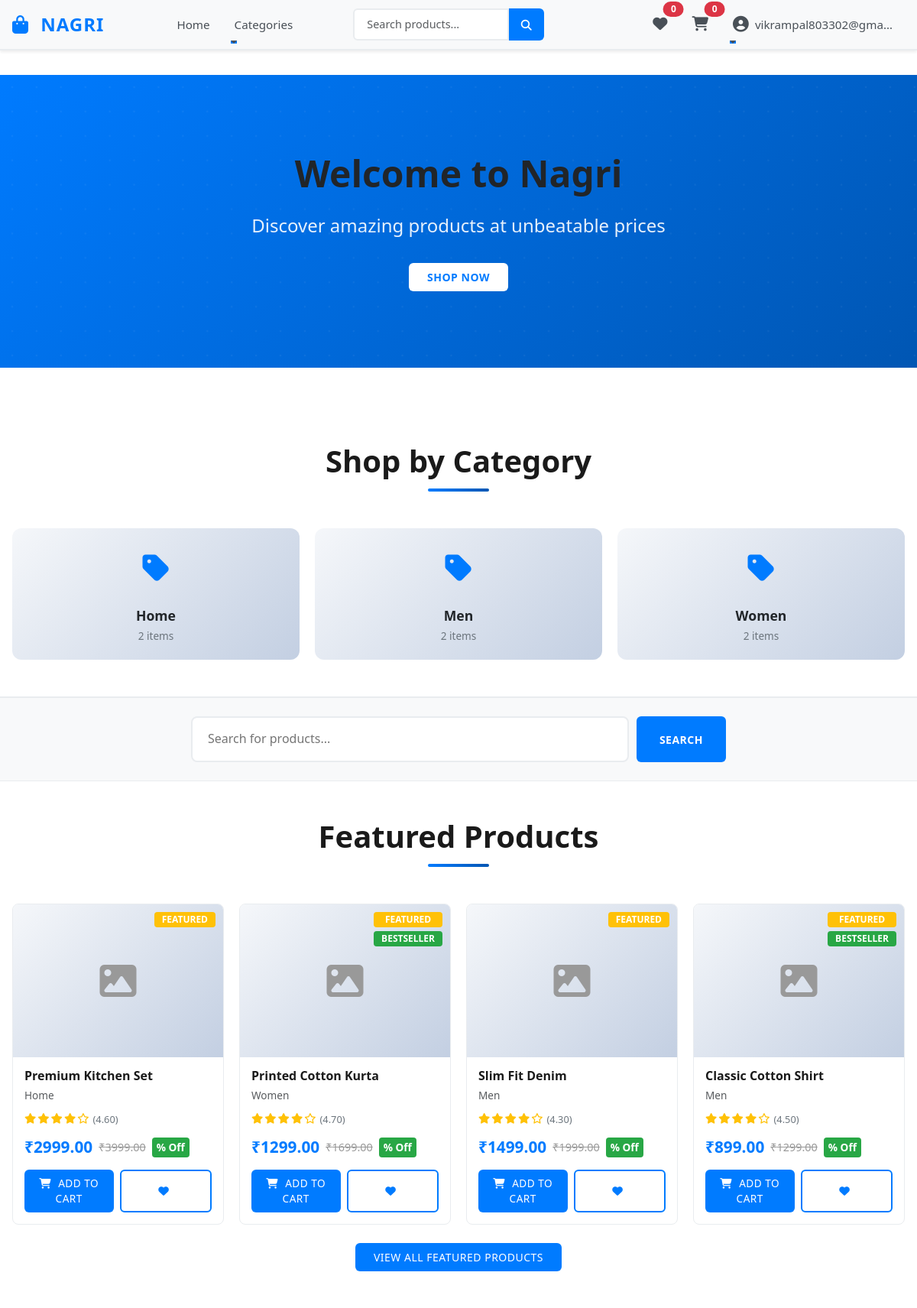
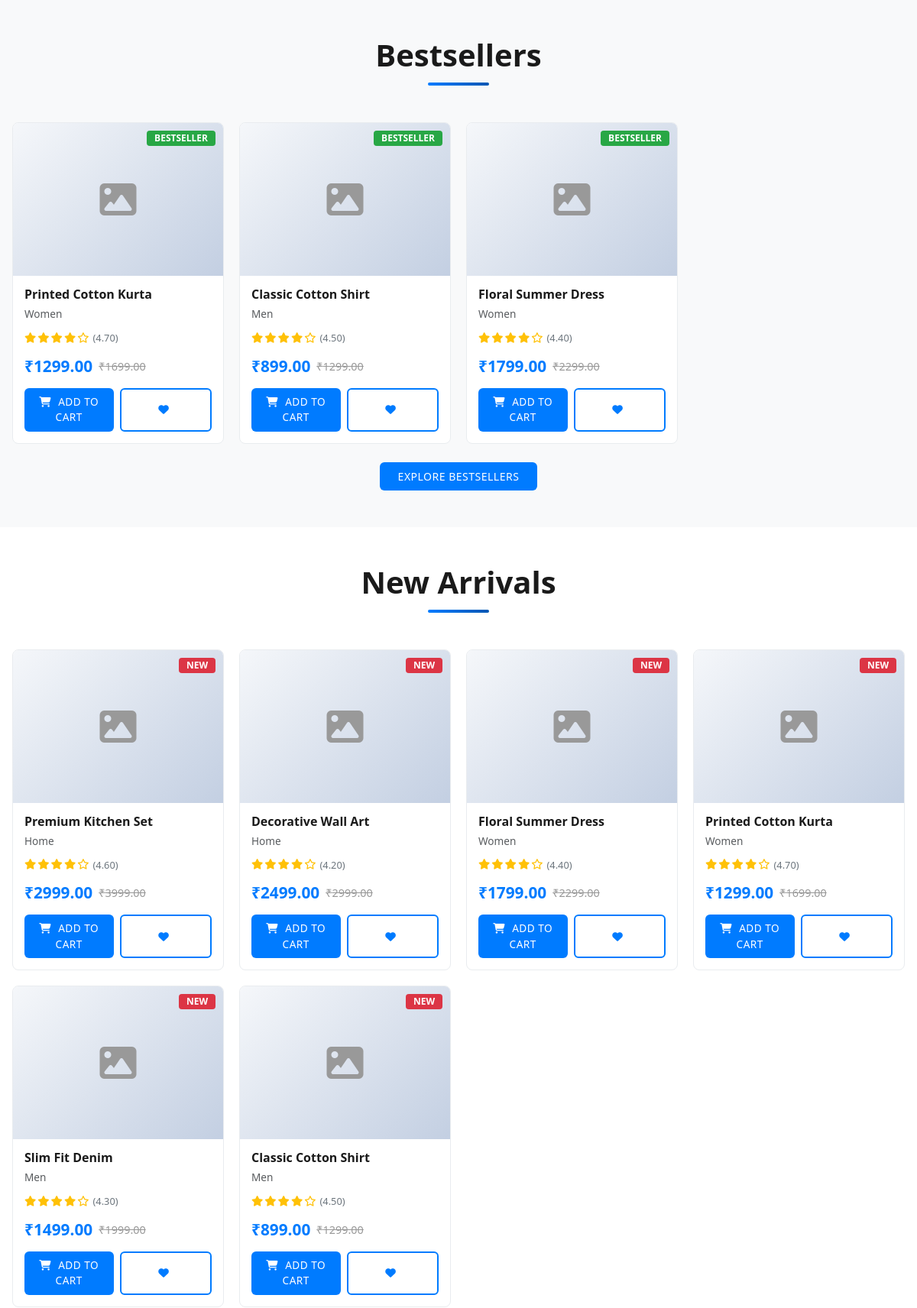
The app's page / (signed in, upper part) with its own data (2 pictures, top to bottom).
### accounts/models.py (models this page shows, shortened)
class CustomUser(AbstractUser):
    email = models.EmailField(unique=True)
    phone = models.CharField(max_length=20, blank=True, null=True)
    avatar = models.ImageField(upload_to="profiles/", blank=True, null=True)
    is_vendor = models.BooleanField(default=False)
    is_customer = models.BooleanField(default=True)
    created_at = models.DateTimeField(auto_now_add=True)
    updated_at = models.DateTimeField(auto_now=True)
    USERNAME_FIELD = "email"
    REQUIRED_FIELDS = ["username"]

### products/models.py (models this page shows, shortened)
class Category(models.Model):
    name = models.CharField(max_length=100)
    slug = models.SlugField(unique=True)
    description = models.TextField(blank=True, null=True)
    created_at = models.DateTimeField(auto_now_add=True)
    updated_at = models.DateTimeField(auto_now=True)

class Product(models.Model):
    name = models.CharField(max_length=200)
    slug = models.SlugField(unique=True)
    category = models.ForeignKey(Category, on_delete=models.CASCADE, related_name="products")
    subcategory = models.ForeignKey(SubCategory, on_delete=models.SET_NULL, related_name="products", null=True, blank=True)
    short_description = models.TextField(blank=True, null=True)
    description = models.TextField(blank=True, null=True)
    brand = models.CharField(max_length=100, blank=True, null=True)
    tags = models.CharField(max_length=255, blank=True, null=True)
    price = models.DecimalField(max_digits=10, decimal_places=2)
    compare_price = models.DecimalField(max_digits=10, decimal_places=2, default=0.00)
    rating = models.DecimalField(max_digits=3, decimal_places=2, default=0.00)
    image = models.ImageField(upload_to="products/", blank=True, null=True)
    is_featured = models.BooleanField(default=False)
    is_bestseller = models.BooleanField(default=False)
    is_active = models.BooleanField(default=True)
    created_at = models.DateTimeField(auto_now_add=True)
    updated_at = models.DateTimeField(auto_now=True)

### unyan/views.py (the view)
# urls.py: path("", views.home, name="home"),
def home(request):
    featured_products = Product.objects.filter(is_featured=True, is_active=True).order_by('-created_at')[:6]
    bestseller_products = Product.objects.filter(is_bestseller=True, is_active=True).order_by('-rating')[:6]
    new_arrivals = Product.objects.filter(is_active=True).order_by('-created_at')[:6]
    top_rated_products = Product.objects.filter(is_active=True).order_by('-rating')[:6]
    categories = Category.objects.all().order_by('name')
    orders_count = 0
    if request.user.is_authenticated:
        orders_count = Order.objects.filter(user=request.user).count()
    context = {
        'featured_products': featured_products,
        'bestseller_products': bestseller_products,
        'new_arrivals': new_arrivals,
        'top_rated_products': top_rated_products,
        'categories': categories,
        'orders_count': orders_count,
    }
    return render(request, 'home/home.html', context)

### templates/home/home.html (shortened to what this page needs)
{% extends 'base/base.html' %}
{% load static %}
{% block extra_css %}
    <link rel="stylesheet" href="{% static 'css/home/home.css' %}">
{% endblock %}
{% block content %}
<section class="hero-banner">
    <div class="hero-content">
        <h1>Welcome to Nagri</h1>
        <p>Discover amazing products at unbeatable prices</p>
        <a href="{% url 'product_list' %}" class="btn btn-primary btn-lg">Shop Now</a>
    </div>
</section>
<section class="categories-section py-5">
    <div class="container">
        <h2 class="section-title">Shop by Category</h2>
        <div class="categories-grid">
            {% for category in categories %}
            <a href="{% url 'product_list' %}?category={{ category.id }}" class="category-card">
                <div class="category-icon">
                    <i class="fas fa-tag"></i>
                </div>
                <h4>{{ category.name }}</h4>
                <span class="category-count">{{ category.products.count }} items</span>
            </a>
            {% endfor %}
        </div>
    </div>
</section>
<section class="search-section py-4 bg-light">
    <div class="container">
        <div class="search-box">
            <form method="get" action="{% url 'product_list' %}" class="search-form-large">
                <input type="text" name="search" class="search-input-large" placeholder="Search for products..." value="">
                <button type="submit" class="btn btn-primary">Search</button>
            </form>
        </div>
    </div>
</section>
{% if featured_products %}
<section class="products-section py-5">
    <div class="container">
        <h2 class="section-title">Featured Products</h2>
        <div class="products-grid">
            {% for product in featured_products %}
            <div class="product-card">
                <div class="product-image">
                    {% if product.image %}
                        <img src="{{ product.image.url }}" alt="{{ product.name }}" class="img-fluid">
                    {% else %}
                        <div class="placeholder-image">
                            <i class="fas fa-image"></i>
                        </div>
                    {% endif %}
                    <div class="product-badges">
                        {% if product.is_featured %}
                            <span class="badge badge-featured">Featured</span>
                        {% endif %}
                        {% if product.is_bestseller %}
                            <span class="badge badge-bestseller">Bestseller</span>
                        {% endif %}
                    </div>
                </div>
                <div class="product-info">
                    <h5 class="product-name">{{ product.name }}</h5>
                    <p class="product-category text-muted">{{ product.category.name }}</p>
                    <div class="product-rating">
                        <div class="stars">
                            {% for i in "12345" %}
                                {% if forloop.counter <= product.rating %}
                                    <i class="fas fa-star"></i>
                                {% else %}
                                    <i class="far fa-star"></i>
                                {% endif %}
                            {% endfor %}
                        </div>
                        <span class="rating-value">({{ product.rating }})</span>
                    </div>
                    <div class="product-prices">
                        <span class="price">₹{{ product.price }}</span>
                        {% if product.compare_price and product.compare_price > product.price %}
                            <span class="original-price">₹{{ product.compare_price }}</span>
                            <span class="discount">{{ discount_percent }}% Off</span>
                        {% endif %}
                    </div>
                    <div class="product-actions">
                        <button class="btn btn-primary btn-sm add-to-cart" data-product-id="{{ product.id }}">
                            <i class="fas fa-shopping-cart"></i> Add to Cart
                        </button>
                        <button class="btn btn-outline-primary btn-sm add-to-wishlist" data-product-id="{{ product.id }}">
                            <i class="fas fa-heart"></i>
                        </button>
                    </div>
                </div>
            </div>
            {% endfor %}
        </div>
        <div class="text-center mt-4">
            <a href="{% url 'product_list' %}" class="btn btn-primary btn-lg">View All Featured Products</a>
        </div>
    </div>
</section>
{% endif %}
{% if bestseller_products %}
<section class="products-section py-5 bg-light">
    <div class="container">
        <h2 class="section-title">Bestsellers</h2>
        <div class="products-grid">
            {% for product in bestseller_products %}
            <div class="product-card">
                <div class="product-image">
                    {% if product.image %}
                        <img src="{{ product.image.url }}" alt="{{ product.name }}" class="img-fluid">
                    {% else %}
                        <div class="placeholder-image">
                            <i class="fas fa-image"></i>
                        </div>
                    {% endif %}
                    <div class="product-badges">
                        {% if product.is_bestseller %}
                            <span class="badge badge-bestseller">Bestseller</span>
                        {% endif %}
                    </div>
                </div>
                <div class="product-info">
                    <h5 class="product-name">{{ product.name }}</h5>
                    <p class="product-category text-muted">{{ product.category.name }}</p>
                    <div class="product-rating">
                        <div class="stars">
                            {% for i in "12345" %}
                                {% if forloop.counter <= product.rating %}
                                    <i class="fas fa-star"></i>
                                {% else %}
                                    <i class="far fa-star"></i>
                                {% endif %}
                            {% endfor %}
                        </div>
                        <span class="rating-value">({{ product.rating }})</span>
                    </div>
                    <div class="product-prices">
                        <span class="price">₹{{ product.price }}</span>
                        {% if product.compare_price and product.compare_price > product.price %}
                            <span class="original-price">₹{{ product.compare_price }}</span>
                        {% endif %}
                    </div>
                    <div class="product-actions">
                        <button class="btn btn-primary btn-sm add-to-cart" data-product-id="{{ product.id }}">
                            <i class="fas fa-shopping-cart"></i> Add to Cart
                        </button>
                        <button class="btn btn-outline-primary btn-sm add-to-wishlist" data-product-id="{{ product.id }}">
                            <i class="fas fa-heart"></i>
                        </button>
                    </div>
                </div>
            </div>
            {% endfor %}
        </div>
        <div class="text-center mt-4">
            <a href="{% url 'product_list' %}" class="btn btn-primary btn-lg">Explore Bestsellers</a>
        </div>
    </div>
</section>
{% endif %}
{% if new_arrivals %}
<section class="products-section py-5">
    <div class="container">
        <h2 class="section-title">New Arrivals</h2>
        <div class="products-grid">
            {% for product in new_arrivals %}
            <div class="product-card">
                <div class="product-image">
                    {% if product.image %}
                        <img src="{{ product.image.url }}" alt="{{ product.name }}" class="img-fluid">
                    {% else %}
                        <div class="placeholder-image">
                            <i class="fas fa-image"></i>
                        </div>
                    {% endif %}
                    <div class="product-badges">
                        <span class="badge badge-new">New</span>
                    </div>
                </div>
                <div class="product-info">
                    <h5 class="product-name">{{ product.name }}</h5>
                    <p class="product-category text-muted">{{ product.category.name }}</p>
                    <div class="product-rating">
                        <div class="stars">
                            {% for i in "12345" %}
                                {% if forloop.counter <= product.rating %}
                                    <i class="fas fa-star"></i>
                                {% else %}
                                    <i class="far fa-star"></i>
                                {% endif %}
                            {% endfor %}
                        </div>
                        <span class="rating-value">({{ product.rating }})</span>
                    </div>
                    <div class="product-prices">
                        <span class="price">₹{{ product.price }}</span>
                        {% if product.compare_price and product.compare_price > product.price %}
                            <span class="original-price">₹{{ product.compare_price }}</span>
                        {% endif %}
                    </div>
                    <div class="product-actions">
                        <button class="btn btn-primary btn-sm add-to-cart" data-product-id="{{ product.id }}">
                            <i class="fas fa-shopping-cart"></i> Add to Cart
                        </button>
                        <button class="btn btn-outline-primary btn-sm add-to-wishlist" data-product-id="{{ product.id }}">
                            <i class="fas fa-heart"></i>
                        </button>
                    </div>
                </div>
            </div>
            {% endfor %}
        </div>
    </div>
</section>
{% endif %}
{% endblock %}

### templates/base/base.html (shortened to what this page needs)
<!DOCTYPE html>
<html lang="en">
<head>
    {% load static %}
    <link href="https://cdn.jsdelivr.net/npm/bootstrap@5.3.0/dist/css/bootstrap.min.css" rel="stylesheet">
    <link rel="stylesheet" href="https://cdnjs.cloudflare.com/ajax/libs/font-awesome/6.4.0/css/all.min.css">
    <link rel="stylesheet" href="{% static 'css/base/base.css' %}">
    <link rel="stylesheet" href="{% static 'css/base/navbar.css' %}">
    <link rel="stylesheet" href="{% static 'css/base/footer.css' %}">
    {% block extra_css %}{% endblock %}
</head>
<body>
    <nav class="navbar navbar-expand-lg navbar-light bg-light navbar-sticky">
        <div class="container-fluid">
            <a class="navbar-brand" href="{% url 'home' %}">
                <i class="fas fa-shopping-bag"></i> <strong>NAGRI</strong>
            </a>
            <div class="collapse navbar-collapse" id="navbarNav">
                <ul class="navbar-nav ms-auto">
                    <li class="nav-item">
                        <a class="nav-link" href="{% url 'home' %}">Home</a>
                    </li>
                    <li class="nav-item dropdown">
                        <a class="nav-link dropdown-toggle" href="#" id="categoriesDropdown" role="button" data-bs-toggle="dropdown" aria-expanded="false">
                            Categories
                        </a>
                    </li>
                </ul>
                <form class="d-flex mx-auto search-form" method="get" action="{% url 'product_list' %}">
                    <input class="form-control search-input" type="search" name="search" placeholder="Search products..." value="{{ search_query|default:'' }}">
                    <button class="btn btn-primary" type="submit">
                        <i class="fas fa-search"></i>
                    </button>
                </form>
                <ul class="navbar-nav ms-auto">
                    {% if user.is_authenticated %}
                        <li class="nav-item">
                            <a class="nav-link position-relative" href="{% url 'wishlist_list' %}">
                                <i class="fas fa-heart"></i>
                                <span class="position-absolute top-0 start-100 translate-middle badge rounded-pill bg-danger wishlist-count">0</span>
                            </a>
                        </li>
                        <li class="nav-item">
                            <a class="nav-link position-relative" href="{% url 'cart_detail' %}">
                                <i class="fas fa-shopping-cart"></i>
                                <span class="position-absolute top-0 start-100 translate-middle badge rounded-pill bg-danger cart-count">0</span>
                            </a>
                        </li>
                        <li class="nav-item dropdown">
                            <a class="nav-link dropdown-toggle" href="#" id="accountDropdown" role="button" data-bs-toggle="dropdown" aria-expanded="false">
                                <i class="fas fa-user-circle"></i> {{ user.email|truncatechars:20 }}
                            </a>
                        </li>
                    {% endif %}
                </ul>
            </div>
        </div>
    </nav>
    <main class="main-content">
        {% block content %}{% endblock %}
    </main>
</body>
</html>

### records on screen
CustomUser: email "vikrampal803302@gma…"
Category: name "Home", products.count "2"
Category: name "Men", products.count "2"
Category: name "Women", products.count "2"
Product: is_featured "FEATURED", name "Premium Kitchen Set", category.name "Home", rating "4.60", price "2999.00", compare_price "3999.00"
Product: is_featured "FEATURED", is_bestseller "BESTSELLER", name "Printed Cotton Kurta", category.name "Women", rating "4.70", price "1299.00", compare_price "1699.00"
Product: is_featured "FEATURED", name "Slim Fit Denim", category.name "Men", rating "4.30", price "1499.00", compare_price "1999.00"
Product: is_featured "FEATURED", is_bestseller "BESTSELLER", name "Classic Cotton Shirt", category.name "Men", rating "4.50", price "899.00", compare_price "1299.00"
Product: is_bestseller "BESTSELLER", name "Floral Summer Dress", category.name "Women", rating "4.40", price "1799.00", compare_price "2299.00"
Product: name "Decorative Wall Art", category.name "Home", rating "4.20", price "2499.00", compare_price "2999.00"
